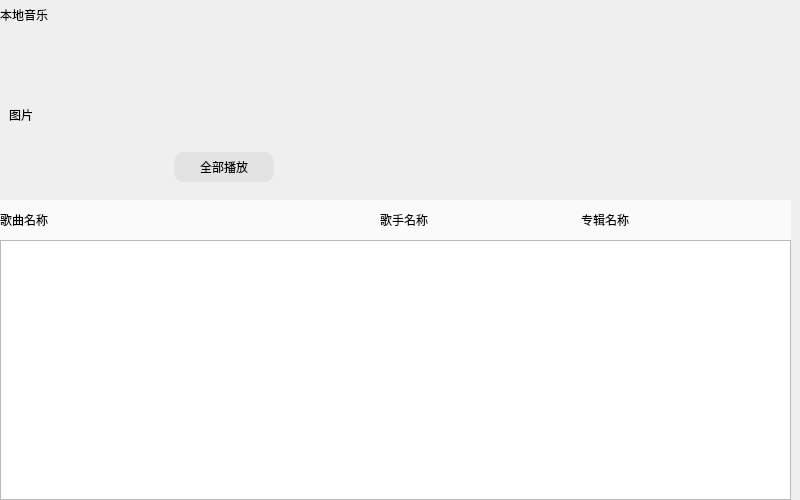
<?xml version="1.0" encoding="UTF-8"?>
<ui version="4.0">
 <class>CommonPage</class>
 <widget class="QWidget" name="CommonPage">
  <property name="geometry">
   <rect>
    <x>0</x>
    <y>0</y>
    <width>800</width>
    <height>500</height>
   </rect>
  </property>
  <property name="windowTitle">
   <string>Form</string>
  </property>
  <layout class="QVBoxLayout" name="verticalLayout">
   <property name="spacing">
    <number>0</number>
   </property>
   <property name="leftMargin">
    <number>0</number>
   </property>
   <property name="topMargin">
    <number>0</number>
   </property>
   <property name="rightMargin">
    <number>9</number>
   </property>
   <property name="bottomMargin">
    <number>0</number>
   </property>
   <item>
    <widget class="QLabel" name="PageTittle">
     <property name="minimumSize">
      <size>
       <width>0</width>
       <height>30</height>
      </size>
     </property>
     <property name="maximumSize">
      <size>
       <width>16777215</width>
       <height>30</height>
      </size>
     </property>
     <property name="text">
      <string>本地音乐</string>
     </property>
    </widget>
   </item>
   <item>
    <widget class="QWidget" name="musicPlayBox" native="true">
     <property name="minimumSize">
      <size>
       <width>0</width>
       <height>170</height>
      </size>
     </property>
     <property name="maximumSize">
      <size>
       <width>16777215</width>
       <height>170</height>
      </size>
     </property>
     <property name="styleSheet">
      <string notr="true">#PageTittle, #listLabelBox QLabel {
    color: #202020;
}</string>
     </property>
     <layout class="QHBoxLayout" name="horizontalLayout">
      <item>
       <widget class="QLabel" name="musicImageLabel">
        <property name="minimumSize">
         <size>
          <width>150</width>
          <height>0</height>
         </size>
        </property>
        <property name="maximumSize">
         <size>
          <width>150</width>
          <height>16777215</height>
         </size>
        </property>
        <property name="styleSheet">
         <string notr="true"/>
        </property>
        <property name="text">
         <string>图片</string>
        </property>
       </widget>
      </item>
      <item>
       <widget class="QWidget" name="playAll" native="true">
        <property name="minimumSize">
         <size>
          <width>120</width>
          <height>0</height>
         </size>
        </property>
        <property name="maximumSize">
         <size>
          <width>120</width>
          <height>16777215</height>
         </size>
        </property>
        <property name="styleSheet">
         <string notr="true"/>
        </property>
        <layout class="QVBoxLayout" name="verticalLayout_2">
         <item>
          <spacer name="verticalSpacer">
           <property name="orientation">
            <enum>Qt::Vertical</enum>
           </property>
           <property name="sizeHint" stdset="0">
            <size>
             <width>20</width>
             <height>75</height>
            </size>
           </property>
          </spacer>
         </item>
         <item>
          <widget class="QPushButton" name="playAllBtn">
           <property name="minimumSize">
            <size>
             <width>100</width>
             <height>30</height>
            </size>
           </property>
           <property name="maximumSize">
            <size>
             <width>100</width>
             <height>30</height>
            </size>
           </property>
           <property name="styleSheet">
            <string notr="true">#playAllBtn
{
	background-color:#E3E3E3;
	border-radius:10px;
}

#playAllBtn:hover
{
	background-color:#1ECD97;
}</string>
           </property>
           <property name="text">
            <string>全部播放</string>
           </property>
          </widget>
         </item>
        </layout>
       </widget>
      </item>
      <item>
       <spacer name="horizontalSpacer">
        <property name="orientation">
         <enum>Qt::Horizontal</enum>
        </property>
        <property name="sizeHint" stdset="0">
         <size>
          <width>488</width>
          <height>20</height>
         </size>
        </property>
       </spacer>
      </item>
     </layout>
    </widget>
   </item>
   <item>
    <widget class="QWidget" name="listLabelBox" native="true">
     <property name="minimumSize">
      <size>
       <width>0</width>
       <height>40</height>
      </size>
     </property>
     <property name="maximumSize">
      <size>
       <width>16777215</width>
       <height>40</height>
      </size>
     </property>
     <property name="styleSheet">
      <string notr="true">#listLabelBox {
    background-color: #FAFAFA;
}</string>
     </property>
     <layout class="QHBoxLayout" name="horizontalLayout_2">
      <property name="spacing">
       <number>0</number>
      </property>
      <property name="leftMargin">
       <number>0</number>
      </property>
      <property name="topMargin">
       <number>0</number>
      </property>
      <property name="bottomMargin">
       <number>0</number>
      </property>
      <item>
       <widget class="QLabel" name="musicNameLabel">
        <property name="minimumSize">
         <size>
          <width>380</width>
          <height>0</height>
         </size>
        </property>
        <property name="maximumSize">
         <size>
          <width>380</width>
          <height>16777215</height>
         </size>
        </property>
        <property name="text">
         <string>歌曲名称</string>
        </property>
       </widget>
      </item>
      <item>
       <widget class="QLabel" name="musicSingerLabel">
        <property name="text">
         <string>歌手名称</string>
        </property>
       </widget>
      </item>
      <item>
       <widget class="QLabel" name="musicAlbumLabel">
        <property name="text">
         <string>专辑名称</string>
        </property>
       </widget>
      </item>
     </layout>
    </widget>
   </item>
   <item>
    <widget class="QListWidget" name="pageMusicList">
     <property name="minimumSize">
      <size>
       <width>0</width>
       <height>40</height>
      </size>
     </property>
     <property name="styleSheet">
      <string notr="true">#pageMusicList {
    background-color: #FFFFFF;
    color: #202020;
    border: 1px solid #B9B9B9;
    outline: none;
}

#pageMusicList::item:selected
{
	background-color:#EFFAF6;
}

QScrollBar:vertical
{
	border:none;
	background-color:#FFFFFF;
	width:10px;
	margin:0px 0px 0px 0px;
	
}

QScrollBar::handle:vertical
{
	border-radius:5px;
	background-color:#E3E3E3;
	width:10px;
	min-height:20px;
	
}</string>
     </property>
    </widget>
   </item>
  </layout>
 </widget>
 <resources/>
 <connections/>
</ui>
